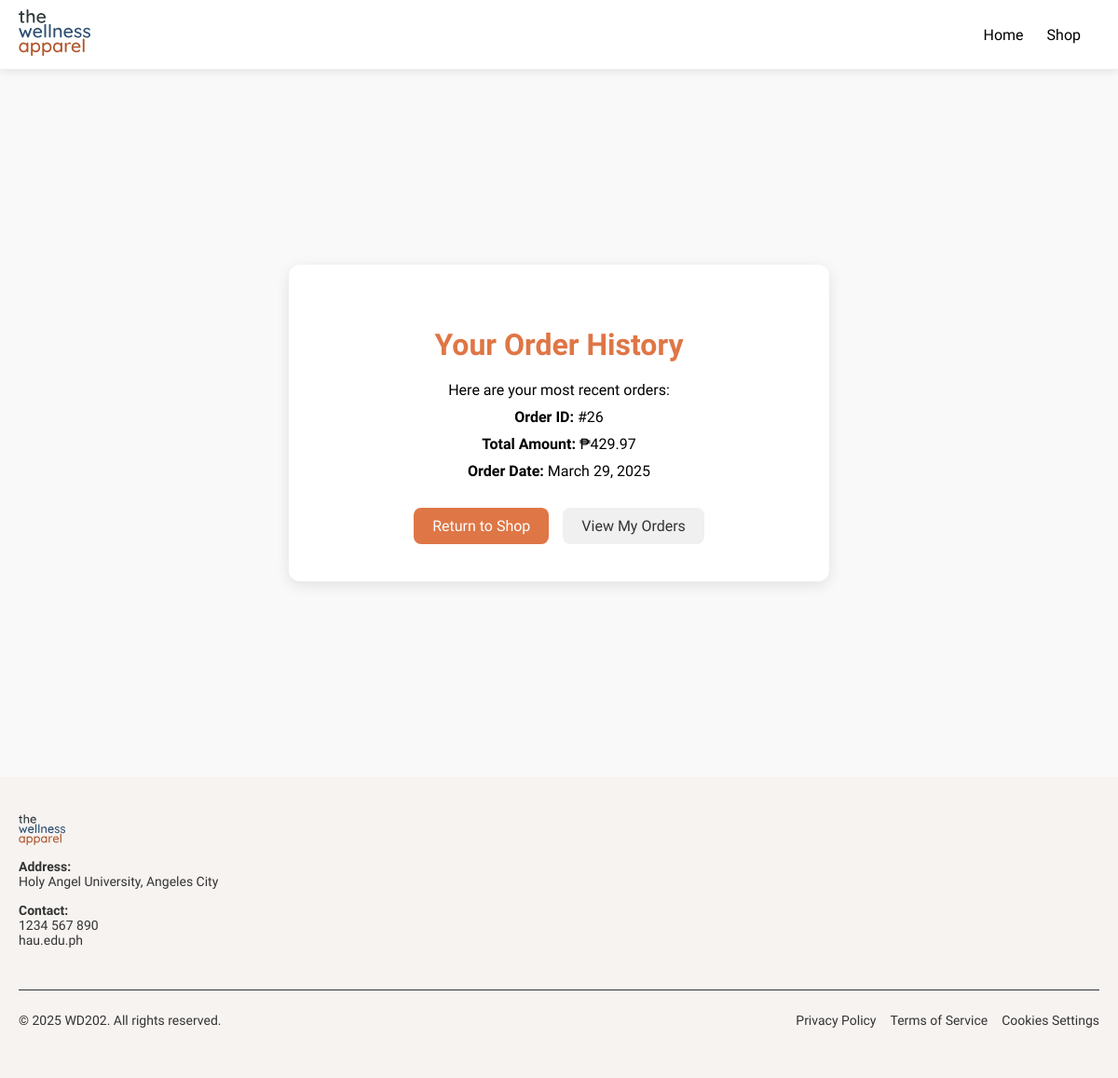
Page /order_success.php (signed in) on the committed database.
### tables this page shows
CREATE TABLE `orders` (
  `id` int NOT NULL,
  `user_id` int DEFAULT NULL,
  `total` decimal(10,2) DEFAULT NULL,
  `status` enum('Pending','Shipped','Delivered','Cancelled') DEFAULT 'Pending',
  `user_address_id` varchar(500) DEFAULT NULL,
  `payment_method` varchar(50) DEFAULT NULL,
  `created_at` timestamp NOT NULL DEFAULT CURRENT_TIMESTAMP,
  `delivery_option` enum('Standard','Express') NOT NULL DEFAULT 'Standard',
  `shipping_fee` decimal(10,2) NOT NULL DEFAULT '0.00'
);

### order_success.php (the view, shortened to what this page needs)
<?php
require 'includes/navbar.php';
$user_id = $_SESSION['user_id'];
try {
    $sql = "SELECT id, total, created_at FROM orders WHERE user_id = ? ORDER BY id DESC LIMIT 1";
    $stmt = $conn->prepare($sql);
    if (!$stmt->bind_param("i", $user_id)) {
        throw new Exception("Failed to bind parameters: " . $stmt->error);
    }
    if (!$stmt->execute()) {
        throw new Exception("Failed to execute query: " . $stmt->error);
    }
    $result = $stmt->get_result();
    $order = $result->fetch_assoc();
} catch (Exception $e) {
    logError("Order Retrieval Error: " . $e->getMessage());
    $order = null;
}
$page_type = isset($_GET['success']) ? 'success' : 'history';
?>
<!DOCTYPE html>
<html lang="en">
<head>
</head>
<body>
    <div class="order-success-wrapper">
        <div class="order-success-container">
            <?php if ($page_type == 'success'): ?>
                <h2>🎉 Order Placed Successfully!</h2>
                <p>Thank you for shopping with Wellness Apparel! Your order has been successfully placed.</p>
                <p>You will receive a confirmation email with your order details shortly.</p>
            <?php else: ?>
                <h2>Your Order History</h2>
                <p>Here are your most recent orders:</p>
            <?php endif; ?>
            <?php if ($order): ?>
                <p><strong>Order ID:</strong> #<?= htmlspecialchars($order['id']); ?></p>
                <p><strong>Total Amount:</strong> ₱<?= number_format($order['total'], 2); ?></p>
                <p><strong>Order Date:</strong> <?= date("F j, Y", strtotime($order['created_at'])); ?></p>
            <?php else: ?>
                <p><strong>No order found or an error occurred.</strong></p>
                <p>Please contact customer support if this persists.</p>
            <?php endif; ?>
            <div class="order-actions">
                <a href="shop.php" class="btn">Return to Shop</a>
                <a href="order-history.php" class="btn btn-secondary">View My Orders</a>
            </div>
        </div>
    </div>
    <?php include 'includes/footer.php'; ?>
</body>
</html>

### assets/css/main.css (style rules this page uses)
h1, h2, h3, h4, h5, h6 { font-family: 'Quicksand', sans-serif; }
body, p, a, button { font-family: 'Alice', serif; }
button, .btn, a { font-family: 'Alice', serif; text-decoration: none; }
h1, h2, h3, h4, h5, h6 { font-family: 'Quicksand', sans-serif !important; }
body, p, a, button { font-family: 'Alice', serif !important; }
body { margin: 0; padding: 0; }

### order_success.php (style rules this page uses)
:root { --primary-color: #df7645; --background-color: #f9f9f9; --card-background: #ffffff; --text-color: #333; --secondary-text: #666; }
.order-success-wrapper { display: flex; justify-content: center; align-items: center; min-height: calc(100vh - 80px); padding: 20px; background-color: var(--background-color); }
.order-success-container { background-color: var(--card-background); border-radius: 12px; box-shadow: 0 4px 15px rgba(0, 0, 0, 0.1); padding: 40px; max-width: 500px; width: 100%; text-align: center; animation: fadeIn 0.5s ease-out; }
.order-success-container h2 { color: var(--primary-color); margin-bottom: 20px; font-family: 'Alice', serif; font-size: 2rem; }
.order-success-container p { margin: 10px 0; font-family: 'Quicksand', sans-serif; }
.order-actions { display: flex; justify-content: center; gap: 15px; margin-top: 30px; }
.btn { display: inline-block; text-decoration: none; padding: 10px 20px; border-radius: 8px; transition: all 0.3s ease; font-family: 'Alice', serif; background-color: var(--primary-color); color: white; }
.btn-secondary { background-color: #f0f0f0; color: var(--text-color); }

### rows in the picture
orders: id "26", total "429.97", created_at "March 29, 2025"
